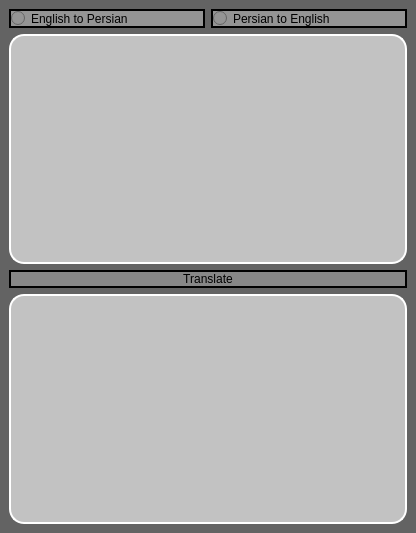
<?xml version="1.0" encoding="UTF-8"?>
<ui version="4.0">
 <class>MainWindow</class>
 <widget class="QMainWindow" name="MainWindow">
  <property name="geometry">
   <rect>
    <x>0</x>
    <y>0</y>
    <width>416</width>
    <height>533</height>
   </rect>
  </property>
  <property name="sizePolicy">
   <sizepolicy hsizetype="Preferred" vsizetype="Preferred">
    <horstretch>0</horstretch>
    <verstretch>0</verstretch>
   </sizepolicy>
  </property>
  <property name="windowTitle">
   <string>MainWindow</string>
  </property>
  <property name="styleSheet">
   <string notr="true">background-color: rgb(99, 99, 99);</string>
  </property>
  <widget class="QWidget" name="centralwidget">
   <layout class="QGridLayout" name="gridLayout">
    <item row="6" column="0" colspan="2">
     <widget class="QLineEdit" name="output_text">
      <property name="sizePolicy">
       <sizepolicy hsizetype="Expanding" vsizetype="Preferred">
        <horstretch>0</horstretch>
        <verstretch>0</verstretch>
       </sizepolicy>
      </property>
      <property name="styleSheet">
       <string notr="true">background-color: rgb(194, 194, 194);
border: 2px solid white;
border-radius: 15px;</string>
      </property>
      <property name="readOnly">
       <bool>true</bool>
      </property>
     </widget>
    </item>
    <item row="2" column="0">
     <widget class="QRadioButton" name="rdbtn_en_pr">
      <property name="styleSheet">
       <string notr="true">background-color: rgb(148, 148, 148);
border: 2px solid black;
border-radius: 10px;</string>
      </property>
      <property name="text">
       <string>English to Persian</string>
      </property>
     </widget>
    </item>
    <item row="2" column="1">
     <widget class="QRadioButton" name="rdbtn_pr_en">
      <property name="styleSheet">
       <string notr="true">background-color: rgb(148, 148, 148);
border: 2px solid black;
border-radius: 10px;</string>
      </property>
      <property name="text">
       <string>Persian to English</string>
      </property>
     </widget>
    </item>
    <item row="3" column="0" colspan="2">
     <widget class="QLineEdit" name="input_text">
      <property name="sizePolicy">
       <sizepolicy hsizetype="Expanding" vsizetype="Preferred">
        <horstretch>0</horstretch>
        <verstretch>0</verstretch>
       </sizepolicy>
      </property>
      <property name="styleSheet">
       <string notr="true">background-color: rgb(194, 194, 194);
border: 2px solid white;
border-radius: 15px;</string>
      </property>
      <property name="text">
       <string/>
      </property>
      <property name="alignment">
       <set>Qt::AlignHCenter|Qt::AlignTop</set>
      </property>
     </widget>
    </item>
    <item row="4" column="0" colspan="2">
     <widget class="QPushButton" name="btn_translate">
      <property name="sizePolicy">
       <sizepolicy hsizetype="Minimum" vsizetype="Maximum">
        <horstretch>0</horstretch>
        <verstretch>0</verstretch>
       </sizepolicy>
      </property>
      <property name="styleSheet">
       <string notr="true">background-color: rgb(135, 135, 135);
border: 2px solid black;
border-radius: 15px;</string>
      </property>
      <property name="text">
       <string>Translate</string>
      </property>
     </widget>
    </item>
   </layout>
  </widget>
 </widget>
 <resources/>
 <connections/>
</ui>
